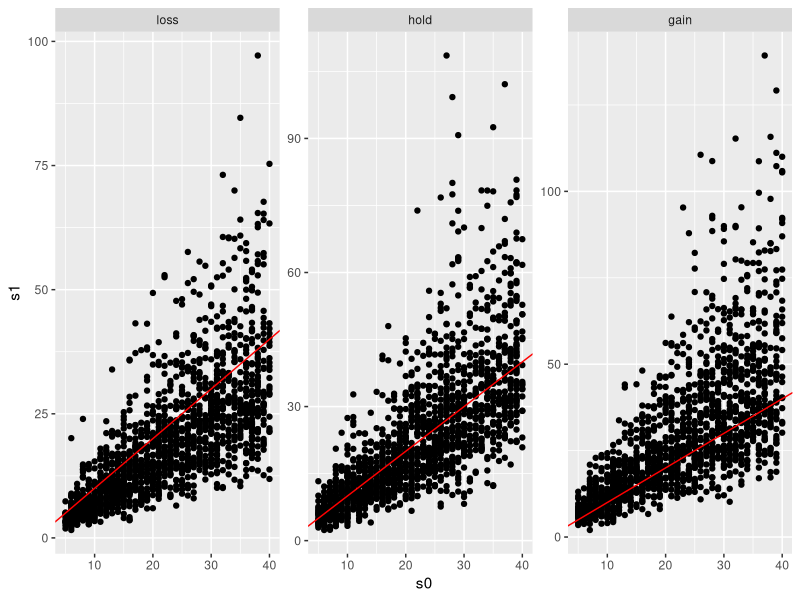
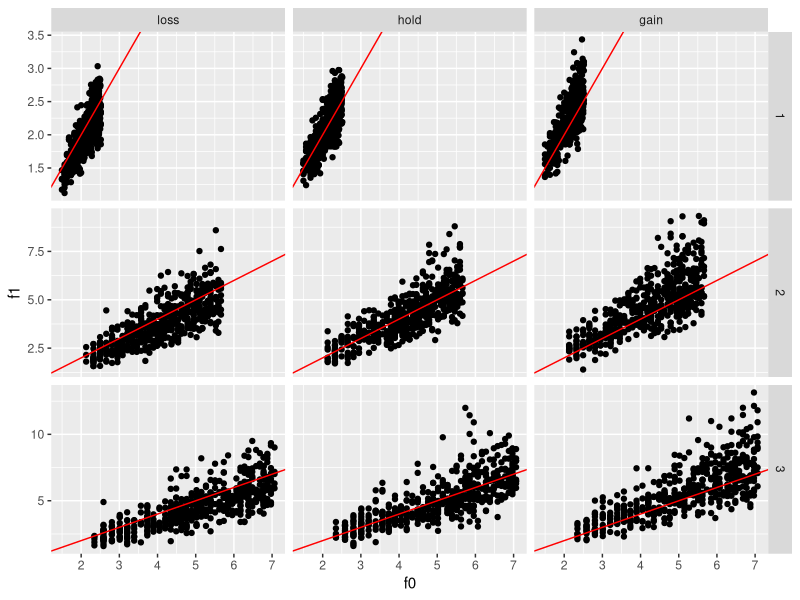
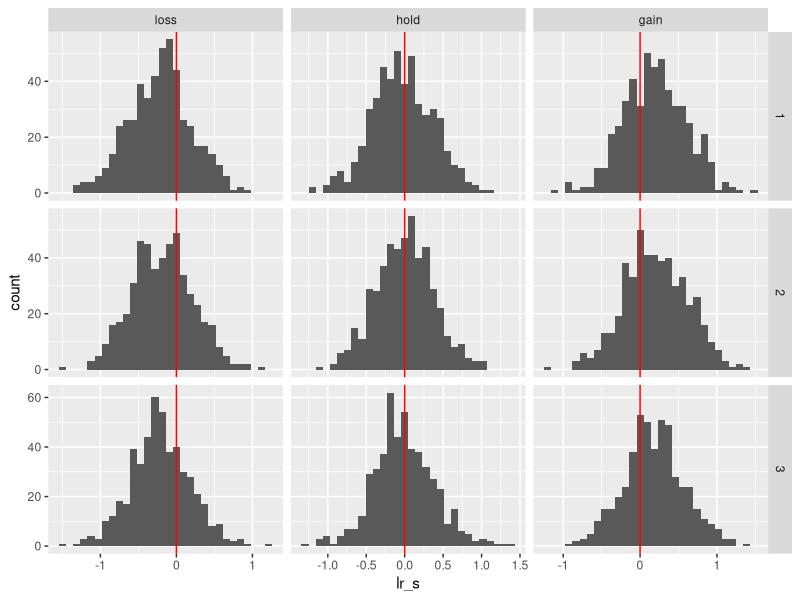
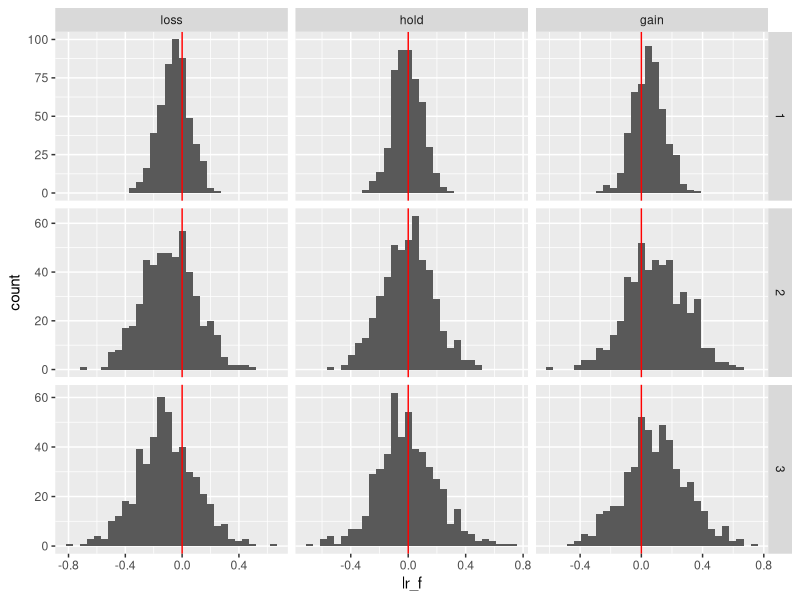

Write the R code that produced these figures, in order.
######################################################################
#' @title Simulations of change in diversity leading to changes in function
#' 
#' @author Jarrett Byrnes
#' @author jarrett.byrnes@umb.edi
#' 
#' @log
#'  2/25/2016 - First draft
######################################################################

library(dplyr)
library(tidyr)
library(ggplot2)

#Vector of scaling coefficients
b <- c(0.25, 0.47, 0.53)

## below: consider changing sd_change, maybe the mean values of change. what are the units on those? log of % rate of change. log(S1/S2) = rate*dur.   SI = S.o* exp(RD); make sure the model structure is ok (lines 37 below)
# note on 3/1: the loss is the rate of loss. so 1 species / decade * decade gives us log(S2/S1) per decade. So I think this is analagous to the values in marks histogram... but not the spreadsheet. Need good estimates of deltaSR/decade for this. 
# right now, the values of 0.1 are equivalent to 1 species per decade.

#list of richness changes
change <- list(loss = -0.01, hold = 0, gain = 0.01)
sd_change = 0.02 

#some other params - might want to kick nsims up? Or not - it's a lot
nYears<- 20
nsims = 500

#make that simulation data frame
simDF <- data.frame(expand.grid(trophic_group = rep(1:3, nsims),
                                 scenario=c("loss", "hold", "gain")),
                     
                     s0 = round(runif(9*nsims, 5, 40))) %>%
  #calculate change in diversity
  group_by(scenario) %>%
  mutate(s1 = s0*exp(nYears*rnorm(3*nsims, change[[scenario[1]]], sd_change))) %>%
  ungroup() %>%
  
  #caculate function for each trophic group before and after
  group_by(trophic_group) %>%
  mutate(f0 = s0^b[trophic_group[1]],
         f1 = s1^b[trophic_group[1]]) %>%
  ungroup() %>%
  mutate(lr_s = log(s1)-log(s0),
         lr_f = log(f1)-log(f0))
  

#Plotting
#richness before and after
ggplot(data=simDF, aes(x=s0, y=s1))+ 
  geom_point() + 
  facet_wrap(~scenario, scale="free_y") + 
  geom_abline(slope=1, intercept=0, col="red")

#function before and after
ggplot(data=simDF, aes(x=f0, y=f1))+ 
  geom_point() +
  facet_grid(trophic_group~scenario, scale="free") + 
  geom_abline(slope=1, intercept=0, col="red")


#log ratio of richness change
ggplot(data=simDF, aes(x=lr_s))+ 
  geom_histogram() +
  facet_grid(trophic_group~scenario, scale="free") + 
  geom_vline(xintercept=0, col="red") 
  # geom_vline(xintercept=mean(simDF$lr_s), col = 3) ## help? how do we add a line for the mean of each distribution in each panel?


#log ratio of function change
ggplot(data=simDF, aes(x=lr_f))+ 
  geom_histogram() +
  facet_grid(trophic_group~scenario, scale="free") + 
  geom_vline(xintercept=0, col="red")